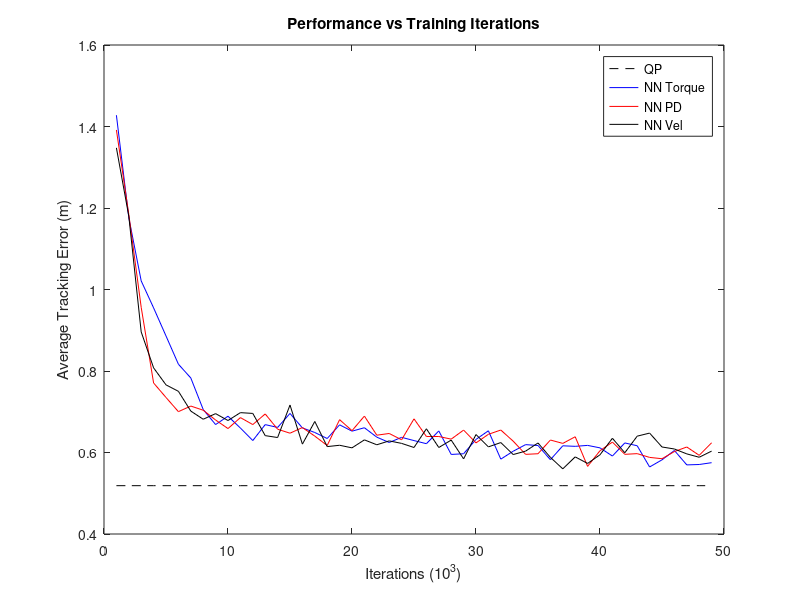

Write the MATLAB code that produced this figure.
qp_data = load('qp_eval.txt');
nn_torque_data = load('nn_torque_eval.txt');
nn_pd_data = load('nn_pd_eval.txt');
nn_vel_data = load('nn_vel_eval.txt');

n = length(nn_torque_data);
n = min(n, length(nn_pd_data));
n = min(n, length(nn_vel_data));

qp_plot_vals = ones(n, 1);
qp_plot_vals = qp_plot_vals .* qp_data(1);

nn_torque_data = nn_torque_data(1:n);
nn_pd_data = nn_pd_data(1:n);
nn_vel_data = nn_vel_data(1:n);

plot(qp_plot_vals, 'k--');
hold on;
plot(nn_torque_data, 'b-');
plot(nn_pd_data, 'r-');
plot(nn_vel_data, 'k-');
hold off;

xlabel('Iterations (10^3)');
ylabel('Average Tracking Error (m)');
title('Performance vs Training Iterations');

legend('QP', 'NN Torque', 'NN PD', 'NN Vel');